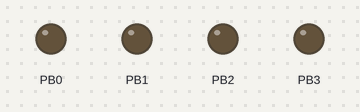
A program run on a simulated ATtiny85, built with avr-gcc and run on an emulated ATtiny85. Shown: output pins drawn as LEDs (lit = HIGH). Pins used as bus, display or sensor lines are not drawn.

Above: at 1.9 s.
At 11.22 s:
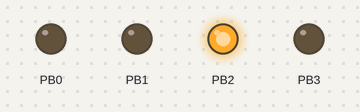
At 20.72 s:
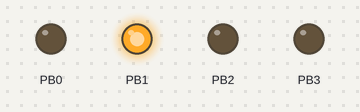
At 30.22 s:
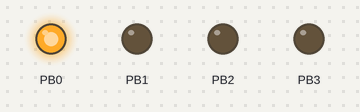
At 39.22 s:
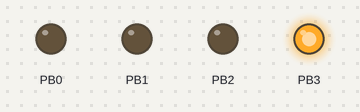
Timing chart, 0 to 40.1 s (numbered marks = the images above):
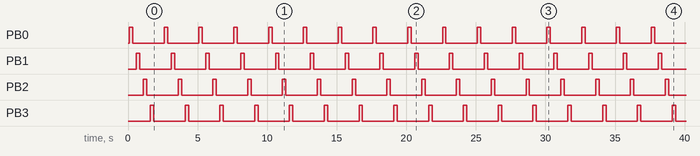

Measured:
- by itself, PB0–3: alternates HIGH for 0.25 s and LOW for 2.3 s
- by itself, everything shown: repeats every 2.5 s, in 8 steps

The program:

main.cpp
```cpp
#include <Arduino.h>
#include <util/delay.h>
#ifdef _SERIAL_
#include <SoftwareSerial.h>

#define PIN_RX -1
#define PIN_TX 4
#define SERIAL_BAUD 19200

SoftwareSerial mySerial(PIN_RX, PIN_TX);

#define PINS_COUNT 4
#else
#define PINS_COUNT 5
#endif


void setup() {
  for (uint8_t i = 0; i < PINS_COUNT; i++)
    pinMode(i, OUTPUT);
  _delay_ms(100);

  #ifdef _SERIAL_
  mySerial.begin(SERIAL_BAUD);
  mySerial.println(F("Hello,"));
  mySerial.println(F("I'm"));
  mySerial.println(F("ATTINY85!"));
  #endif
}

uint8_t state = 0;

void loop() {
  uint8_t pinNumber = state++ % PINS_COUNT;
  digitalWrite(pinNumber, HIGH);
  _delay_ms(250);
  digitalWrite(pinNumber, LOW);
  #ifdef _SERIAL_
  mySerial.println(millis());
  #endif
  _delay_ms(250);
}
```
